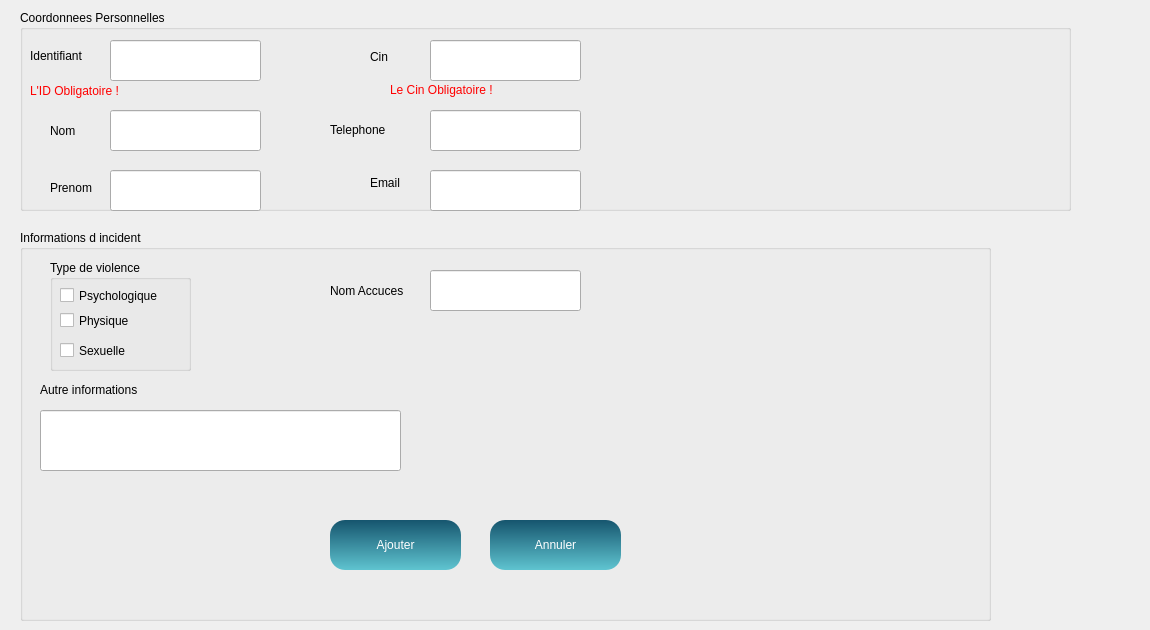
          <widget class="QWidget" name="tab_6">
           <attribute name="icon">
            <iconset resource="resource.qrc">
             <normaloff>:/image/img/button.png</normaloff>:/image/img/button.png</iconset>
           </attribute>
           <attribute name="title">
            <string>Ajouter une declaration de violance</string>
           </attribute>
           <widget class="QGroupBox" name="groupBox_5">
            <property name="geometry">
             <rect>
              <x>20</x>
              <y>230</y>
              <width>971</width>
              <height>391</height>
             </rect>
            </property>
            <property name="title">
             <string>Informations d incident</string>
            </property>
            <widget class="QLabel" name="label_69">
             <property name="geometry">
              <rect>
               <x>310</x>
               <y>40</y>
               <width>101</width>
               <height>41</height>
              </rect>
             </property>
             <property name="text">
              <string>Nom Accuces</string>
             </property>
            </widget>
            <widget class="QLabel" name="label_70">
             <property name="geometry">
              <rect>
               <x>20</x>
               <y>150</y>
               <width>131</width>
               <height>20</height>
              </rect>
             </property>
             <property name="text">
              <string>Autre informations </string>
             </property>
            </widget>
            <widget class="QLineEdit" name="LeNomA">
             <property name="geometry">
              <rect>
               <x>410</x>
               <y>40</y>
               <width>151</width>
               <height>41</height>
              </rect>
             </property>
            </widget>
            <widget class="QLineEdit" name="commentaire">
             <property name="geometry">
              <rect>
               <x>20</x>
               <y>180</y>
               <width>361</width>
               <height>61</height>
              </rect>
             </property>
            </widget>
            <widget class="QGroupBox" name="groupBox_9">
             <property name="geometry">
              <rect>
               <x>30</x>
               <y>30</y>
               <width>141</width>
               <height>111</height>
              </rect>
             </property>
             <property name="title">
              <string>Type de violence</string>
             </property>
             <widget class="QCheckBox" name="psy_2">
              <property name="geometry">
               <rect>
                <x>10</x>
                <y>20</y>
                <width>101</width>
                <height>31</height>
               </rect>
              </property>
              <property name="text">
               <string>Psychologique</string>
              </property>
             </widget>
             <widget class="QCheckBox" name="phy_2">
              <property name="geometry">
               <rect>
                <x>10</x>
                <y>50</y>
                <width>111</width>
                <height>21</height>
               </rect>
              </property>
              <property name="text">
               <string>Physique</string>
              </property>
             </widget>
             <widget class="QCheckBox" name="sex_2">
              <property name="geometry">
               <rect>
                <x>10</x>
                <y>80</y>
                <width>81</width>
                <height>21</height>
               </rect>
              </property>
              <property name="text">
               <string>Sexuelle</string>
              </property>
             </widget>
            </widget>
            <widget class="QPushButton" name="ajouter">
             <property name="geometry">
              <rect>
               <x>310</x>
               <y>290</y>
               <width>131</width>
               <height>50</height>
              </rect>
             </property>
             <property name="sizePolicy">
              <sizepolicy hsizetype="Maximum" vsizetype="Preferred">
               <horstretch>0</horstretch>
               <verstretch>0</verstretch>
              </sizepolicy>
             </property>
             <property name="styleSheet">
              <string notr="true">QPushButton
{
background : qlineargradient(spread:pad, x1:0.467, y1:0, x2:0.482, y2:1, stop:0 rgba(22, 85,110, 255), stop:1 rgba(95, 196, 208, 255));
border-radius:15px;
color:white;
}
QPushButton:hover
{
background:qlineargradient(spread:pad, x1:0.457286, y1:0.381, x2:0.508, y2:1, stop:0 rgba(95, 196, 208, 255), stop:1 rgba(22, 85,110, 255))
}</string>
             </property>
             <property name="text">
              <string>Ajouter</string>
             </property>
             <property name="icon">
              <iconset resource="resource.qrc">
               <normaloff>:/image/img/add-button.png</normaloff>:/image/img/add-button.png</iconset>
             </property>
             <property name="iconSize">
              <size>
               <width>30</width>
               <height>20</height>
              </size>
             </property>
             <property name="autoDefault">
              <bool>true</bool>
             </property>
             <property name="default">
              <bool>false</bool>
             </property>
             <property name="flat">
              <bool>false</bool>
             </property>
            </widget>
            <widget class="QPushButton" name="pushButton_19">
             <property name="geometry">
              <rect>
               <x>470</x>
               <y>290</y>
               <width>131</width>
               <height>50</height>
              </rect>
             </property>
             <property name="sizePolicy">
              <sizepolicy hsizetype="Maximum" vsizetype="Preferred">
               <horstretch>0</horstretch>
               <verstretch>0</verstretch>
              </sizepolicy>
             </property>
             <property name="styleSheet">
              <string notr="true">QPushButton
{
background : qlineargradient(spread:pad, x1:0.467, y1:0, x2:0.482, y2:1, stop:0 rgba(22, 85,110, 255), stop:1 rgba(95, 196, 208, 255));
border-radius:15px;
color:white;
}
QPushButton:hover
{
background:qlineargradient(spread:pad, x1:0.457286, y1:0.381, x2:0.508, y2:1, stop:0 rgba(95, 196, 208, 255), stop:1 rgba(22, 85,110, 255))
}</string>
             </property>
             <property name="text">
              <string>Annuler</string>
             </property>
             <property name="icon">
              <iconset resource="resource.qrc">
               <normaloff>:/image/img/empty.png</normaloff>:/image/img/empty.png</iconset>
             </property>
             <property name="iconSize">
              <size>
               <width>20</width>
               <height>20</height>
              </size>
             </property>
            </widget>
           </widget>
           <widget class="QGroupBox" name="groupBox_3">
            <property name="geometry">
             <rect>
              <x>20</x>
              <y>10</y>
              <width>1051</width>
              <height>201</height>
             </rect>
            </property>
            <property name="title">
             <string>Coordonnees Personnelles</string>
            </property>
            <widget class="QLabel" name="label_71">
             <property name="geometry">
              <rect>
               <x>10</x>
               <y>30</y>
               <width>81</width>
               <height>31</height>
              </rect>
             </property>
             <property name="text">
              <string>Identifiant</string>
             </property>
            </widget>
            <widget class="QLabel" name="LeNom">
             <property name="geometry">
              <rect>
               <x>30</x>
               <y>110</y>
               <width>91</width>
               <height>21</height>
              </rect>
             </property>
             <property name="text">
              <string>Nom</string>
             </property>
            </widget>
            <widget class="QLabel" name="label_72">
             <property name="geometry">
              <rect>
               <x>30</x>
               <y>170</y>
               <width>55</width>
               <height>16</height>
              </rect>
             </property>
             <property name="text">
              <string>Prenom</string>
             </property>
            </widget>
            <widget class="QLineEdit" name="leId">
             <property name="geometry">
              <rect>
               <x>90</x>
               <y>30</y>
               <width>151</width>
               <height>41</height>
              </rect>
             </property>
            </widget>
            <widget class="QLineEdit" name="leNom">
             <property name="geometry">
              <rect>
               <x>90</x>
               <y>100</y>
               <width>151</width>
               <height>41</height>
              </rect>
             </property>
            </widget>
            <widget class="QLineEdit" name="LeTel">
             <property name="geometry">
              <rect>
               <x>410</x>
               <y>100</y>
               <width>151</width>
               <height>41</height>
              </rect>
             </property>
            </widget>
            <widget class="QLineEdit" name="LeEmail">
             <property name="geometry">
              <rect>
               <x>410</x>
               <y>160</y>
               <width>151</width>
               <height>41</height>
              </rect>
             </property>
            </widget>
            <widget class="QLabel" name="label_73">
             <property name="geometry">
              <rect>
               <x>350</x>
               <y>40</y>
               <width>47</width>
               <height>13</height>
              </rect>
             </property>
             <property name="text">
              <string>Cin</string>
             </property>
            </widget>
            <widget class="QLabel" name="label_74">
             <property name="geometry">
              <rect>
               <x>310</x>
               <y>110</y>
               <width>71</width>
               <height>20</height>
              </rect>
             </property>
             <property name="text">
              <string>Telephone</string>
             </property>
            </widget>
            <widget class="QLabel" name="label_75">
             <property name="geometry">
              <rect>
               <x>350</x>
               <y>163</y>
               <width>61</width>
               <height>20</height>
              </rect>
             </property>
             <property name="text">
              <string>Email</string>
             </property>
            </widget>
            <widget class="QLineEdit" name="lePrenom">
             <property name="geometry">
              <rect>
               <x>90</x>
               <y>160</y>
               <width>151</width>
               <height>41</height>
              </rect>
             </property>
            </widget>
            <widget class="QLineEdit" name="LeCin">
             <property name="geometry">
              <rect>
               <x>410</x>
               <y>30</y>
               <width>151</width>
               <height>41</height>
              </rect>
             </property>
            </widget>
            <widget class="QLabel" name="test1">
             <property name="geometry">
              <rect>
               <x>250</x>
               <y>100</y>
               <width>21</width>
               <height>16</height>
              </rect>
             </property>
             <property name="styleSheet">
              <string notr="true">QLabel
{
color:transparent;
}</string>
             </property>
             <property name="text">
              <string/>
             </property>
            </widget>
            <widget class="QLabel" name="labelnom_3">
             <property name="geometry">
              <rect>
               <x>370</x>
               <y>69</y>
               <width>311</width>
               <height>21</height>
              </rect>
             </property>
             <property name="styleSheet">
              <string notr="true">color:rgb(255, 0, 0);</string>
             </property>
             <property name="text">
              <string>Le Cin Obligatoire !</string>
             </property>
            </widget>
            <widget class="QLabel" name="labelnom_4">
             <property name="geometry">
              <rect>
               <x>10</x>
               <y>70</y>
               <width>311</width>
               <height>21</height>
              </rect>
             </property>
             <property name="styleSheet">
              <string notr="true">color:rgb(255, 0, 0);</string>
             </property>
             <property name="text">
              <string>L'ID Obligatoire !</string>
             </property>
            </widget>
            <zorder>label_71</zorder>
            <zorder>label_72</zorder>
            <zorder>label_73</zorder>
            <zorder>label_74</zorder>
            <zorder>label_75</zorder>
            <zorder>LeNom</zorder>
            <zorder>leId</zorder>
            <zorder>leNom</zorder>
            <zorder>LeTel</zorder>
            <zorder>LeEmail</zorder>
            <zorder>lePrenom</zorder>
            <zorder>LeCin</zorder>
            <zorder>test1</zorder>
            <zorder>labelnom_3</zorder>
            <zorder>labelnom_4</zorder>
           </widget>
           <widget class="QLabel" name="label">
            <property name="geometry">
             <rect>
              <x>10</x>
              <y>0</y>
              <width>1131</width>
              <height>601</height>
             </rect>
            </property>
            <property name="styleSheet">
             <string notr="true">border-image: url(:/img/policeman-hold-shield-wearing-helmet-uniform-cop-guard-brick-background_48369-15139.jpg);
QLabel
{background:transparent;
}</string>
            </property>
            <property name="text">
             <string/>
            </property>
           </widget>
           <zorder>label</zorder>
           <zorder>groupBox_3</zorder>
           <zorder>groupBox_5</zorder>
          </widget>
